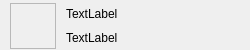
<?xml version="1.0" encoding="UTF-8"?>
<ui version="4.0">
 <class>FriendItem</class>
 <widget class="QWidget" name="FriendItem">
  <property name="geometry">
   <rect>
    <x>0</x>
    <y>0</y>
    <width>250</width>
    <height>50</height>
   </rect>
  </property>
  <property name="sizePolicy">
   <sizepolicy hsizetype="Fixed" vsizetype="Fixed">
    <horstretch>0</horstretch>
    <verstretch>0</verstretch>
   </sizepolicy>
  </property>
  <property name="minimumSize">
   <size>
    <width>250</width>
    <height>50</height>
   </size>
  </property>
  <property name="maximumSize">
   <size>
    <width>250</width>
    <height>50</height>
   </size>
  </property>
  <property name="windowTitle">
   <string>Form</string>
  </property>
  <widget class="QWidget" name="horizontalLayoutWidget">
   <property name="geometry">
    <rect>
     <x>0</x>
     <y>0</y>
     <width>251</width>
     <height>52</height>
    </rect>
   </property>
   <layout class="QHBoxLayout" name="horizontalLayout">
    <property name="spacing">
     <number>10</number>
    </property>
    <property name="leftMargin">
     <number>10</number>
    </property>
    <item>
     <widget class="QFrame" name="frameImage">
      <property name="sizePolicy">
       <sizepolicy hsizetype="Fixed" vsizetype="Fixed">
        <horstretch>0</horstretch>
        <verstretch>0</verstretch>
       </sizepolicy>
      </property>
      <property name="minimumSize">
       <size>
        <width>46</width>
        <height>46</height>
       </size>
      </property>
      <property name="maximumSize">
       <size>
        <width>46</width>
        <height>46</height>
       </size>
      </property>
      <property name="frameShape">
       <enum>QFrame::StyledPanel</enum>
      </property>
      <property name="frameShadow">
       <enum>QFrame::Raised</enum>
      </property>
     </widget>
    </item>
    <item>
     <widget class="QFrame" name="frameInfo">
      <property name="frameShape">
       <enum>QFrame::NoFrame</enum>
      </property>
      <property name="frameShadow">
       <enum>QFrame::Raised</enum>
      </property>
      <widget class="QWidget" name="verticalLayoutWidget">
       <property name="geometry">
        <rect>
         <x>0</x>
         <y>0</y>
         <width>181</width>
         <height>51</height>
        </rect>
       </property>
       <layout class="QVBoxLayout" name="verticalLayout">
        <property name="topMargin">
         <number>5</number>
        </property>
        <property name="bottomMargin">
         <number>5</number>
        </property>
        <item>
         <widget class="QLabel" name="labelName">
          <property name="text">
           <string>TextLabel</string>
          </property>
         </widget>
        </item>
        <item>
         <widget class="QLabel" name="labelPhone">
          <property name="text">
           <string>TextLabel</string>
          </property>
         </widget>
        </item>
       </layout>
      </widget>
     </widget>
    </item>
   </layout>
  </widget>
 </widget>
 <resources/>
 <connections/>
</ui>
